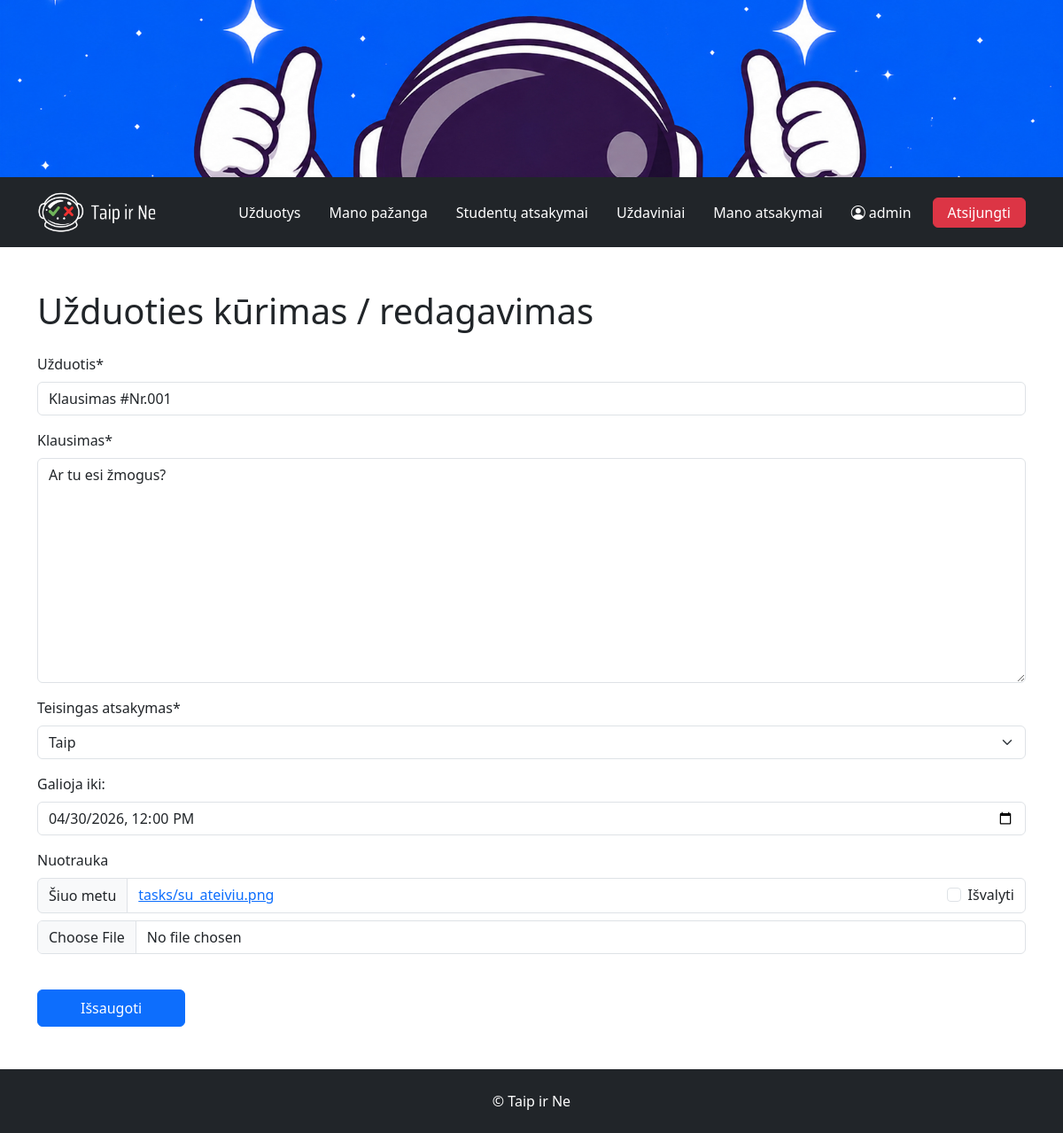
The page /tasks/1/update/ (signed in) on the database its author committed.
### tasks/models.py (models this page shows, shortened)
class Task(models.Model):
    name = models.CharField("Užduotis")
    content = models.TextField("Klausimas")
    teacher = models.ForeignKey(to=User, on_delete=models.CASCADE, verbose_name="Dėstytojas")
    ANSWER_CHOICES = [
        (True, 'Taip'),
        (False, 'Ne'),
    ]
    correct_answer = models.BooleanField("Teisingas atsakymas", choices=ANSWER_CHOICES, default=True)
    deadline = models.DateTimeField("Terminas", null=True, blank=True)
    date = models.DateTimeField("Data", auto_now_add=True)
    photo = models.ImageField("Nuotrauka", upload_to='tasks', null=True, blank=True)
    class Meta:
        verbose_name = "Uždavinys"
        verbose_name_plural = "Uždaviniai"

### tasks/views.py (the view)
# urls.py: path('tasks/<int:pk>/update/', views.TaskUpdateView.as_view(), name='task_update'),
class TaskUpdateView(LoginRequiredMixin, UserPassesTestMixin, UpdateView):
    model = Task
    form_class = TaskCreateForm
    template_name = "task_form.html"
    success_url = reverse_lazy('tasks_manage')
    def test_func(self):
        return self.request.user.is_staff

### tasks/forms.py
class TaskCreateForm(forms.ModelForm):
    deadline = forms.DateTimeField(
        label="Galioja iki:",
        required=False,
        input_formats=['%Y-%m-%dT%H:%M'],
        widget=forms.DateTimeInput(
            attrs={
                'type': 'datetime-local',
                'class': 'form-control',
            },
            format='%Y-%m-%dT%H:%M'
        )
    )
    class Meta:
        model = Task
        fields = ['name', 'content', 'correct_answer', 'deadline', 'photo']

### tasks/templates/task_form.html (shortened to what this page needs)
{% extends 'base.html' %}
{% block content %}
<h1 class="mb-4">Užduoties kūrimas / redagavimas</h1>
<form method="post" enctype="multipart/form-data">
    {% load crispy_forms_tags %}
    {{ form | crispy }}
    <button type="submit" class="btn btn-primary py-2 px-5 mt-4">Išsaugoti</button>
</form>
{% endblock %}

### tasks/templates/base.html (shortened to what this page needs)
<!DOCTYPE html>
<html lang="lt">
<head>
    {% load static %}
    <link href="https://cdn.jsdelivr.net/npm/bootstrap@5.3.2/dist/css/bootstrap.min.css" rel="stylesheet">
    <link href="https://cdn.jsdelivr.net/npm/bootstrap-icons@1.11.3/font/bootstrap-icons.css" rel="stylesheet">
    <link rel="stylesheet" href="{% static 'css/style.css' %}">
</head>
<body class="d-flex flex-column min-vh-100">
<body class="d-flex flex-column min-vh-100">
<div class="hero"></div>
<nav class="navbar navbar-expand-sm bg-dark navbar-dark py-3">
    <div class="container">
        <a class="navbar-brand logo" href="{% url 'index' %}"></a>
        <div class="collapse navbar-collapse mt-4 mt-sm-0 pb-4 pb-sm-0" id="mynavbar">
            <ul class="navbar-nav ms-auto gap-3 align-items-center">
                <li class="nav-item">
                    <a class="nav-link text-white fs-6" href="{% url 'index' %}">Užduotys</a>
                </li>
                {% if user.is_authenticated %}
                    <li class="nav-item">
                        <a class="nav-link text-white fs-6" href="{% url 'stats' %}">Mano pažanga</a>
                    </li>
                    {% if user.is_staff %}
                        <li class="nav-item">
                            <a class="nav-link text-white fs-6" href="{% url 'answers' %}">Studentų atsakymai</a>
                        </li>
                    {% endif %}
                    {% if user.is_staff %}
                        <li class="nav-item">
                            <a class="nav-link text-white fs-6" href="{% url 'tasks_manage' %}">Uždaviniai</a>
                        </li>
                    {% endif %}
                    <li class="nav-item">
                        <a class="nav-link text-white fs-6" href="{% url 'useranswers' %}">Mano atsakymai</a>
                    </li>
                    <li class="nav-item">
                        <a class="nav-link text-white fs-6" href="{% url 'profile' %}">
                            <i class="bi bi-person-circle me-1"></i>{{ user.get_username }}
                        </a>
                    </li>
                    <li class="nav-item">
                        <form method="post" action="{% url 'logout' %}">
                            <button class="btn btn-danger fs-6 px-3 py-1" type="submit">Atsijungti</button>
                        </form>
                    </li>
                {% endif %}
            </ul>
        </div>
    </div>
</nav>
<div class="container mt-5 flex-grow-1 pb-5">
    {% block content %}{% endblock %}
</div>
<div class="p-4 bg-dark text-white text-center">
    © Taip ir Ne
</div>
</body>
</html>

### tasks/static/css/style.css (style rules this page uses)
.hero { height: 200px; background: url("/static/images/header.jpg") center / cover no-repeat; }
.logo { display: block; width: 135px; height: 47px; background: url("/static/images/logo.png") center / contain no-repeat; }

### rows shown on the page
Task: name "Klausimas #Nr.001", content "Ar tu esi žmogus?", correct_answer "Taip", deadline "04/30/2026 12:00"

### other values the page prints
{{ user.get_username }} "admin"
